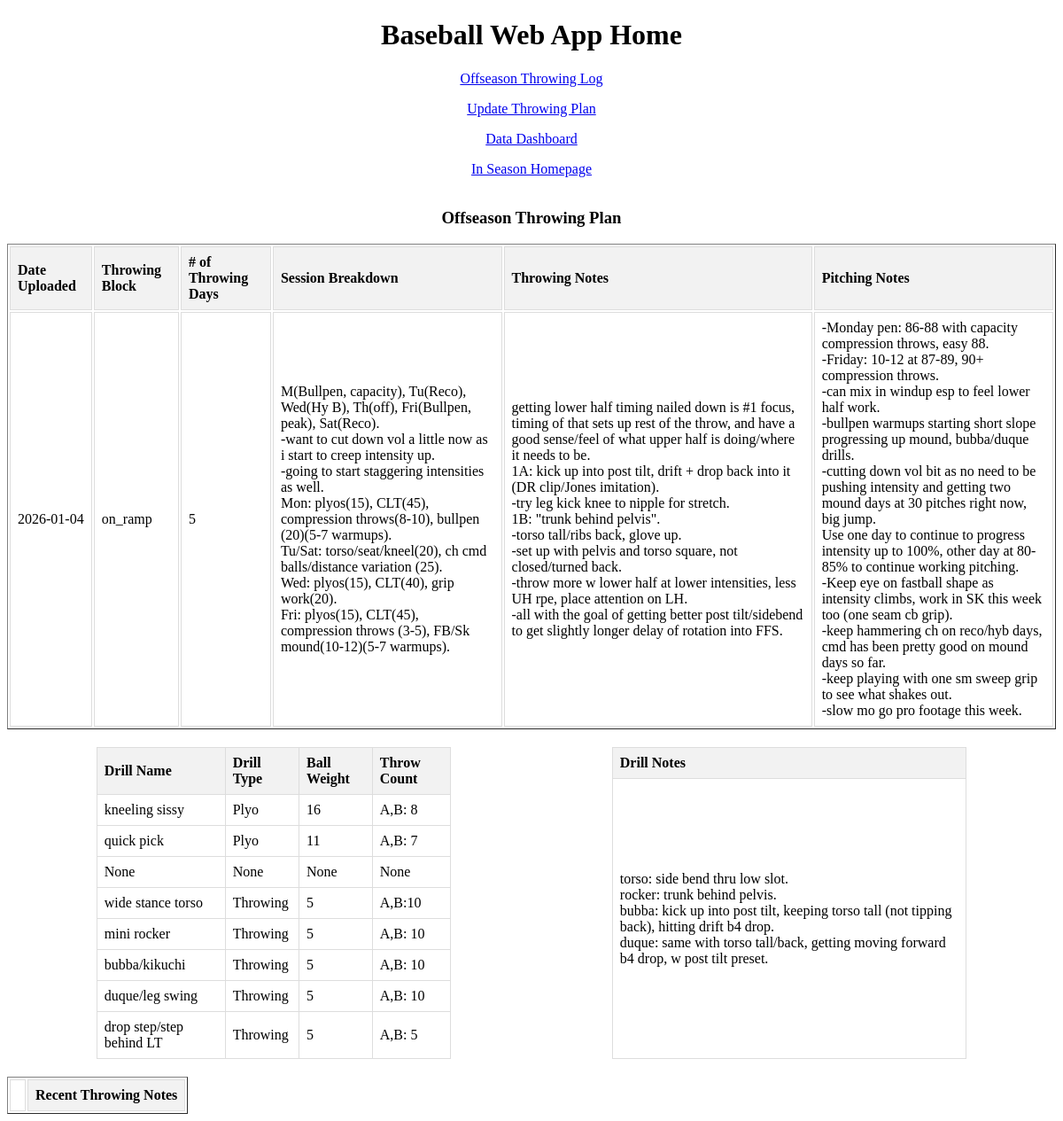
The page / on the database its author committed.
### tables this page shows
CREATE TABLE "throwing_plan" (
	"id"	INTEGER,
	"date"	DATE NOT NULL,
	"throwing_block"	TEXT NOT NULL,
	"num_throwing_days"	INTEGER NOT NULL CHECK("num_throwing_days" BETWEEN 1 AND 7),
	"throwing_sessions"	TEXT,
	"throwing_notes"	TEXT,
	"pitching_notes"	TEXT,
	"drill_notes"	TEXT,
	PRIMARY KEY("id" AUTOINCREMENT)
);

CREATE TABLE "throwing_plan_drills" (
	"id"	INTEGER,
	"sessionId"	INTEGER NOT NULL,
	"drill_name"	TEXT,
	"drill_type"	TEXT,
	"ball_weight"	TEXT,
	"throw_count"	TEXT CHECK(throw_count >= 0),
	PRIMARY KEY("id" AUTOINCREMENT),
	FOREIGN KEY("sessionId") REFERENCES "throwing_plan"("id") ON DELETE CASCADE
);

### app.py (the view)
@app.route("/", methods=["GET"])
def index():
    throwing_notes = get_throwing_notes()
    throwing_plan, drills = get_throwing_plan()
    plan_dates = get_throwing_plan_dates()
    notes_dates = get_throwing_notes_dates()
    for x in throwing_plan:
        tableID = x['id']
    return render_template('index.html', throwing_notes = throwing_notes, throwing_plan=throwing_plan, drills=drills, tableID = tableID, plan_dates = plan_dates, notes_dates = notes_dates)

### app.py (called while the page is built, shortened)
def get_db_connection():
    conn = sqlite3.connect('training_log.db')
    conn.row_factory = sqlite3.Row
    return conn

def get_throwing_notes():
    conn = get_db_connection()
    cursor = conn.cursor()
    cursor.execute('Select notes, date, id from throwing_sessions Where date >= datetime("now", "-8 days") ORDER BY  date DESC')
    notes = cursor.fetchall()
    conn.close()
    updated_notes = []
    return updated_notes

def get_throwing_plan_dates():
    conn = get_db_connection()
    cursor = conn.cursor()
    cursor.execute('Select date from throwing_plan order by Id desc')
    throwing_plan_dates = cursor.fetchall()
    conn.close()
    return throwing_plan_dates

def get_throwing_notes_dates():
    conn = get_db_connection()
    cursor = conn.cursor()
    cursor.execute('Select date from throwing_sessions order by Id desc')
    throwing_notes_dates = cursor.fetchall()
    conn.close()
    return throwing_notes_dates

### templates/index.html (shortened to what this page needs)
<!DOCTYPE html>
<html lang="">
  <head>
  </head>
  <body>
    <header><h1>Baseball Web App Home</h1></header>
    <main>
     <p><a href="{{ url_for('offszn_throwing_form') }}">Offseason Throwing Log</a></p>
     <p><a href = "{{ url_for('throwing_plan') }}">Update Throwing Plan </a></p>
     <p><a href="{{ url_for('dashboard') }}">Data Dashboard</a></p>
     <p><a href = "{{ url_for('inszn_home') }}">In Season Homepage</a></p>
     <table border="1">
     			<caption><h3>Offseason Throwing Plan</h3></caption>
            <thead>
                <tr>
                    <th>Date Uploaded</th>
						  <th>Throwing Block</th>
						  <th># of Throwing Days</th>
						  <th>Session Breakdown</th>
						  <th>Throwing Notes</th>
						  <th>Pitching Notes</th>
                </tr>
            </thead>
            <tbody>
                {% for data in throwing_plan %}
                <tr>
                	  <td>{{ data["date"] }}</td>
                    <td>{{ data["throwing_block"] }}</td>
                    <td>{{ data["num_throwing_days"] }}</td>
                    <td>{{ data["sessions_html"]  | safe }}</td>
                    <td>{{ data["th_notes_html"]  | safe }}</td>
                    <td>{{ data["p_notes_html"]  | safe }}</td>
                </tr>
                {% endfor %}
            </tbody>
        </table>
      <div class = "table-container">
      <table class = "table" border="1">
            <thead>
                <tr>
                    <th>Drill Name</th>
                    <th>Drill Type</th>
						  <th>Ball Weight</th>
						  <th>Throw Count</th>
                </tr>
            </thead>
            <tbody>
                {% for data in drills %}
                <tr>
                	  <td>{{ data[2] }}</td>
                    <td>{{ data[3] }}</td>
                    <td>{{ data[4] }}</td>
                    <td>{{ data[5] }}</td>
                </tr>
                {% endfor %}
            </tbody>
        </table>
        <table class="table">
        <thead><tr><th>Drill Notes</th></tr></thead>
        <tbody><tr>
        	{% for data in throwing_plan %}
					 	<td>{{ data["d_notes_html"]  | safe }}</td>
					 {% endfor %}
        </tr></tbody>
         </table>
         </div>
		<table border="1">
            <thead>
                <tr>
                <td></td>
                    <th>Recent Throwing Notes</th>
                </tr>
            </thead>
        </table>
    </main>
  </body>
</html>

### templates/index.html (style rules this page uses)
.table-container { display: flex; justify-content: space-around; margin: 20px; gap: 20px; }
.table { border-collapse: collapse; width: 35%; }
th, td { border: 1px solid #ddd; padding: 8px; text-align: left; }
th { background-color: #f2f2f2; }
header { text-align: center; }
p { text-align: center; }

### rows shown on the page
throwing_plan: date "2026-01-04", throwing_block "on_ramp", num_throwing_days "5", sessions_html "M(Bullpen, capacity), Tu(Reco), Wed(Hy B), Th(off), Fri(Bullpen, peak), Sat(Reco). -want to cut down vol a little now as i start to creep intensity up. -going to start staggering intensities as well. Mon: plyos(15), CLT(45), compression throws(8-10), bullpen (20)(5-7 warmups). Tu/Sat: torso/seat/kneel(20), ch cmd balls/distance variation (25). Wed: plyos(15), CLT(40), grip work(20). Fri: plyos(15), CLT(45), compression throws (3-5), FB/Sk mound(10-12)(5-7 warmups).", th_notes_html "getting lower half timing nailed down is #1 focus, timing of that sets up rest of the throw, and have a good sense/feel of what upper half is doing/where it needs to be. 1A: kick up into post tilt, drift + drop back into it (DR clip/Jones imitation). -try leg kick knee to nipple for stretch. 1B: \"trunk behind pelvis\". -torso tall/ribs back, glove up. -set up with pelvis and torso square, not closed/turned back. -throw more w lower half at lower intensities, less UH rpe, place attention on LH. -all with the goal of getting better post tilt/sidebend to get slightly longer delay of rotation into FFS.", p_notes_html "-Monday pen: 86-88 with capacity compression throws, easy 88. -Friday: 10-12 at 87-89, 90+ compression throws. -can mix in windup esp to feel lower half work. -bullpen warmups starting short slope progressing up mound, bubba/duque drills. -cutting down vol bit as no need to be pushing intensity and getting two mound days at 30 pitches right now, big jump. Use one day to continue to progress intensity up to 100%, other day at 80-85% to continue working pitching. -Keep eye on fastball shape as intensity climbs, work in SK this week too (one seam cb grip). -keep hammering ch on reco/hyb days, cmd has been pretty good on mound days so far. -keep playing with one sm sweep grip to see what shakes…", d_notes_html "torso: side bend thru low slot. rocker: trunk behind pelvis. bubba: kick up into post tilt, keeping torso tall (not tipping back), hitting drift b4 drop. duque: same with torso tall/back, getting moving forward b4 drop, w post tilt preset."
throwing_plan_drills: drill_name "kneeling sissy", drill_type "Plyo", ball_weight "16", throw_count "A,B: 8"
throwing_plan_drills: drill_name "quick pick", drill_type "Plyo", ball_weight "11", throw_count "A,B: 7"
throwing_plan_drills: data "None"
throwing_plan_drills: drill_name "wide stance torso", drill_type "Throwing", ball_weight "5", throw_count "A,B:10"
throwing_plan_drills: drill_name "mini rocker", drill_type "Throwing", ball_weight "5", throw_count "A,B: 10"
throwing_plan_drills: drill_name "bubba/kikuchi", drill_type "Throwing", ball_weight "5", throw_count "A,B: 10"
throwing_plan_drills: drill_name "duque/leg swing", drill_type "Throwing", ball_weight "5", throw_count "A,B: 10"
throwing_plan_drills: drill_name "drop step/step behind LT", drill_type "Throwing", ball_weight "5", throw_count "A,B: 5"
